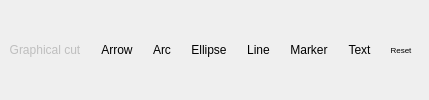
         <widget class="QWidget" name="tab_5">
          <attribute name="title">
           <string>INSERT</string>
          </attribute>
          <layout class="QHBoxLayout" name="horizontalLayout_6">
           <property name="leftMargin">
            <number>2</number>
           </property>
           <property name="topMargin">
            <number>2</number>
           </property>
           <property name="bottomMargin">
            <number>2</number>
           </property>
           <item>
            <widget class="QToolButton" name="insertGraphicalCut">
             <property name="enabled">
              <bool>false</bool>
             </property>
             <property name="toolTip">
              <string>Use a region in the plot as the cut string.</string>
             </property>
             <property name="text">
              <string>Graphical cut</string>
             </property>
             <property name="icon">
              <iconset resource="resources.qrc">
               <normaloff>:/icons/icons/others/Scissors.png</normaloff>:/icons/icons/others/Scissors.png</iconset>
             </property>
             <property name="iconSize">
              <size>
               <width>30</width>
               <height>30</height>
              </size>
             </property>
             <property name="toolButtonStyle">
              <enum>Qt::ToolButtonTextBesideIcon</enum>
             </property>
             <property name="autoRaise">
              <bool>true</bool>
             </property>
            </widget>
           </item>
           <item>
            <widget class="QToolButton" name="insertArrow">
             <property name="toolTip">
              <string>Insert an arrow in the pad</string>
             </property>
             <property name="text">
              <string>Arrow</string>
             </property>
             <property name="icon">
              <iconset resource="resources.qrc">
               <normaloff>:/icons/icons/others/arrow.png</normaloff>:/icons/icons/others/arrow.png</iconset>
             </property>
             <property name="iconSize">
              <size>
               <width>30</width>
               <height>30</height>
              </size>
             </property>
             <property name="toolButtonStyle">
              <enum>Qt::ToolButtonTextBesideIcon</enum>
             </property>
             <property name="autoRaise">
              <bool>true</bool>
             </property>
            </widget>
           </item>
           <item>
            <widget class="QToolButton" name="insertArc">
             <property name="toolTip">
              <string>Insert an arc in the pad</string>
             </property>
             <property name="text">
              <string>Arc</string>
             </property>
             <property name="icon">
              <iconset resource="resources.qrc">
               <normaloff>:/icons/icons/others/arc.png</normaloff>:/icons/icons/others/arc.png</iconset>
             </property>
             <property name="iconSize">
              <size>
               <width>30</width>
               <height>30</height>
              </size>
             </property>
             <property name="toolButtonStyle">
              <enum>Qt::ToolButtonTextBesideIcon</enum>
             </property>
             <property name="autoRaise">
              <bool>true</bool>
             </property>
            </widget>
           </item>
           <item>
            <widget class="QToolButton" name="insertEllipse">
             <property name="toolTip">
              <string>Insert an ellipse in the pad</string>
             </property>
             <property name="text">
              <string>Ellipse</string>
             </property>
             <property name="icon">
              <iconset resource="resources.qrc">
               <normaloff>:/icons/icons/others/ellipse.png</normaloff>:/icons/icons/others/ellipse.png</iconset>
             </property>
             <property name="iconSize">
              <size>
               <width>30</width>
               <height>30</height>
              </size>
             </property>
             <property name="toolButtonStyle">
              <enum>Qt::ToolButtonTextBesideIcon</enum>
             </property>
             <property name="autoRaise">
              <bool>true</bool>
             </property>
            </widget>
           </item>
           <item>
            <widget class="QToolButton" name="insertLine">
             <property name="toolTip">
              <string>Insert a line in the pad</string>
             </property>
             <property name="text">
              <string>Line</string>
             </property>
             <property name="icon">
              <iconset resource="resources.qrc">
               <normaloff>:/icons/icons/others/line.png</normaloff>:/icons/icons/others/line.png</iconset>
             </property>
             <property name="iconSize">
              <size>
               <width>30</width>
               <height>30</height>
              </size>
             </property>
             <property name="toolButtonStyle">
              <enum>Qt::ToolButtonTextBesideIcon</enum>
             </property>
             <property name="autoRaise">
              <bool>true</bool>
             </property>
            </widget>
           </item>
           <item>
            <widget class="QToolButton" name="insertMarker">
             <property name="toolTip">
              <string>Insert a marker in the pad</string>
             </property>
             <property name="text">
              <string>Marker</string>
             </property>
             <property name="icon">
              <iconset resource="resources.qrc">
               <normaloff>:/icons/icons/others/marker.png</normaloff>:/icons/icons/others/marker.png</iconset>
             </property>
             <property name="iconSize">
              <size>
               <width>30</width>
               <height>30</height>
              </size>
             </property>
             <property name="toolButtonStyle">
              <enum>Qt::ToolButtonTextBesideIcon</enum>
             </property>
             <property name="autoRaise">
              <bool>true</bool>
             </property>
            </widget>
           </item>
           <item>
            <widget class="QToolButton" name="insertText">
             <property name="toolTip">
              <string>Insert text in the pad</string>
             </property>
             <property name="text">
              <string>Text</string>
             </property>
             <property name="icon">
              <iconset resource="resources.qrc">
               <normaloff>:/icons/icons/others/text.png</normaloff>:/icons/icons/others/text.png</iconset>
             </property>
             <property name="iconSize">
              <size>
               <width>30</width>
               <height>30</height>
              </size>
             </property>
             <property name="toolButtonStyle">
              <enum>Qt::ToolButtonTextBesideIcon</enum>
             </property>
             <property name="autoRaise">
              <bool>true</bool>
             </property>
            </widget>
           </item>
           <item>
            <widget class="QToolButton" name="resetInsertMode">
             <property name="font">
              <font>
               <pointsize>6</pointsize>
              </font>
             </property>
             <property name="toolTip">
              <string>Resets insert mode</string>
             </property>
             <property name="text">
              <string>Reset</string>
             </property>
             <property name="icon">
              <iconset resource="resources.qrc">
               <normaloff>:/icons/icons/others/mouse_arrow.png</normaloff>:/icons/icons/others/mouse_arrow.png</iconset>
             </property>
             <property name="iconSize">
              <size>
               <width>10</width>
               <height>10</height>
              </size>
             </property>
             <property name="toolButtonStyle">
              <enum>Qt::ToolButtonTextBesideIcon</enum>
             </property>
             <property name="autoRaise">
              <bool>true</bool>
             </property>
            </widget>
           </item>
          </layout>
         </widget>
